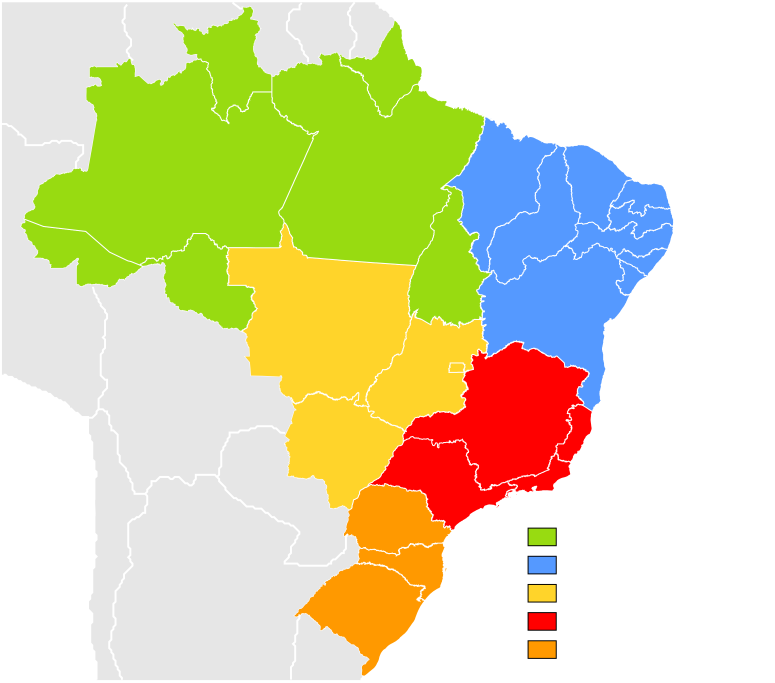
#> input picture conversion_png_gif/Brazil_Labelled_Map.png, 2325 x 2048 px (shown at 1/3 size)
$ python convert_png_to_gif.py
#> lines starting #> are read from the running program, lines starting #| are printed output that depends on the picture
from PIL import Image


def convert_to_gif(input_image_path, output_image_path, max_size=(800, 600), optimize=True, quality=85):
#> called with input_image_path = 'Brazil_Labelled_Map.png', output_image_path = 'Brazil_Labelled_Map.gif', max_size = (800, 600), optimize = True, quality = 85
    try:
        # Abrir a imagem PNG
        image = Image.open(input_image_path)
#> image is the input picture: PIL image 2325x2048 RGBA; mean R, G, B, A 126.8, 125.8, 82.4, 161.1

        # Redimensionar a imagem para um tamanho máximo (opcional)
        image.thumbnail(max_size)
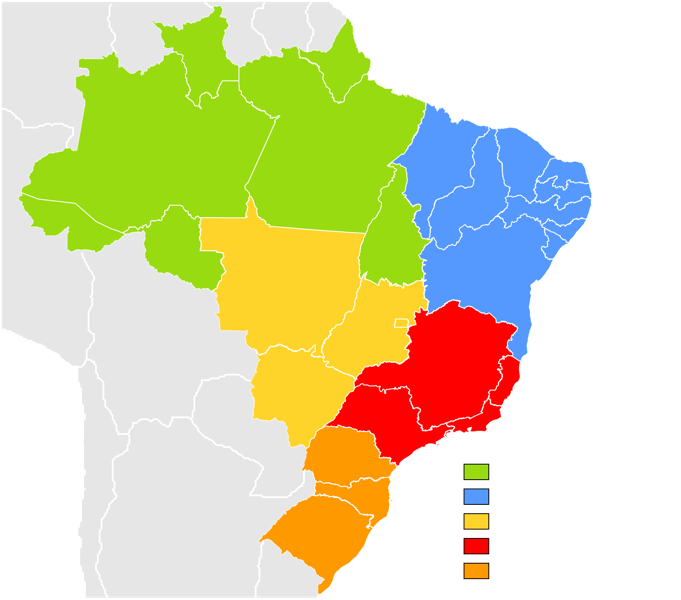
#> image: PIL image 681x600 RGBA; mean R, G, B, A 127.5, 126.5, 83.1, 161.1; transparent parts drawn white

        # Salvar a imagem no formato GIF com a otimização e qualidade desejadas
        image.save(output_image_path, format='GIF', optimize=optimize, quality=quality)

        print("Imagem convertida com sucesso para GIF.")
    except Exception as e:
        print("Erro ao converter a imagem:", e)


convert_to_gif('Brazil_Labelled_Map.png', 'Brazil_Labelled_Map.gif')
